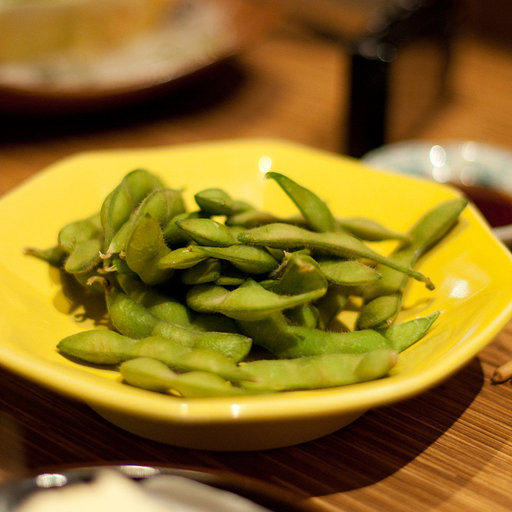
#> input picture data/input/edamame/images/1037870.jpg, 512 x 512 px
$ python -i sobel.py   (imports and definitions only)   (older library calls are emulated)
#> lines starting #> are read from the running program, lines starting #| are printed output that depends on the picture
import cv2
import numpy as np


def apply_sobel(image):
    """
    Apply Sobel edge detection to highlight image edges.

    The Sobel operator computes gradients in the X and Y directions.
    """

    if image is None:
        raise ValueError("Input image is None")

    # Convert to grayscale for edge detection
    gray = cv2.cvtColor(image, cv2.COLOR_RGB2GRAY)
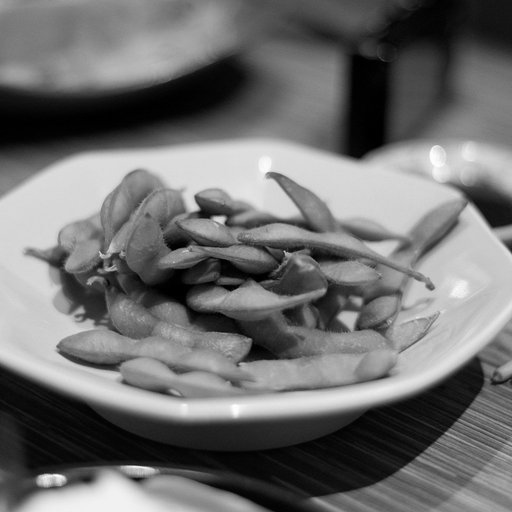
#> gray: shape (512, 512); min 0, max 255, mean 111.4

    # Sobel gradients
    grad_x = cv2.Sobel(gray, cv2.CV_64F, 1, 0, ksize=3)
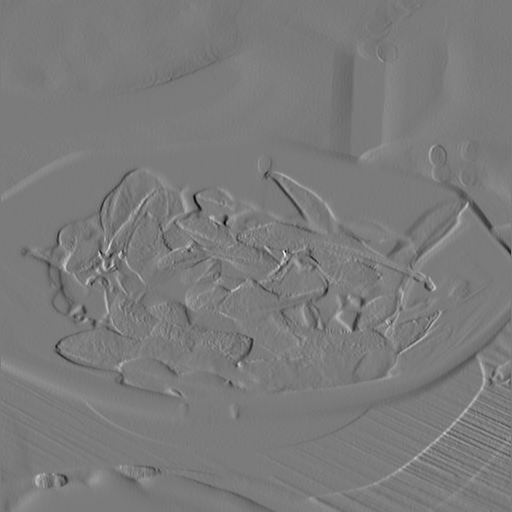
#> grad_x: shape (512, 512) float64; min -488, max 523, mean 0.1; drawn with min black and max white
    grad_y = cv2.Sobel(gray, cv2.CV_64F, 0, 1, ksize=3)
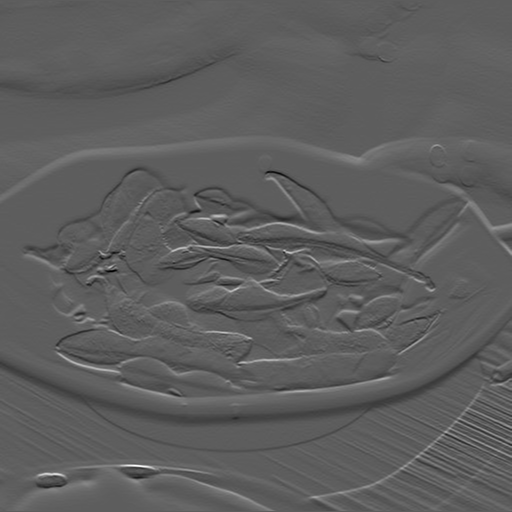
#> grad_y: shape (512, 512) float64; min -495, max 848, mean 0.9; drawn with min black and max white

    # Magnitude of gradient
    magnitude = cv2.magnitude(grad_x, grad_y)
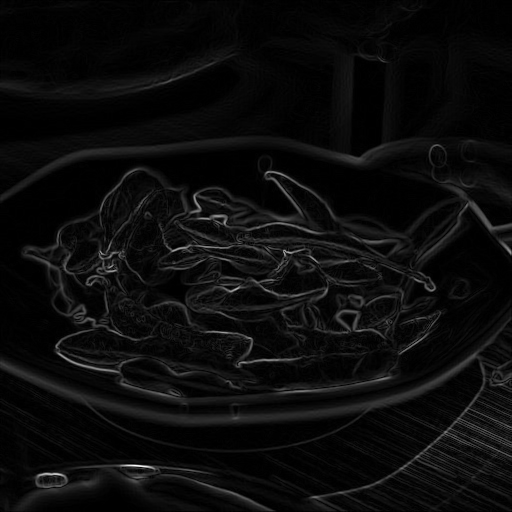
#> magnitude: shape (512, 512) float64; min 0, max 849.8, mean 39.7; drawn with min black and max white

    # Normalize and convert back to uint8
    magnitude = cv2.normalize(
        magnitude, None, 0, 255, cv2.NORM_MINMAX
    )

    # Convert back to 3-channel image
    edge_3ch = cv2.cvtColor(
        magnitude.astype(np.uint8), cv2.COLOR_GRAY2RGB
    )

    return edge_3ch

>>> import cv2
>>> picture = cv2.cvtColor(cv2.imread('../data/input/edamame/images/1037870.jpg'), cv2.COLOR_BGR2RGB)
>>> result = apply_sobel(picture)

$ run again, on data/input/edamame/images/105879.jpg
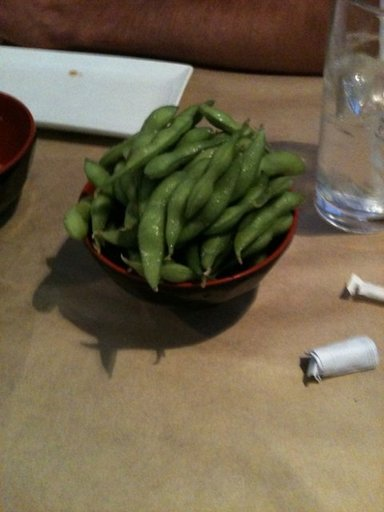
#> input picture data/input/edamame/images/105879.jpg, 384 x 512 px
#> in apply_sobel, `grad_y = cv2.Sobel(gray, cv2.CV_64F, 0, 1, ksize=3)`:
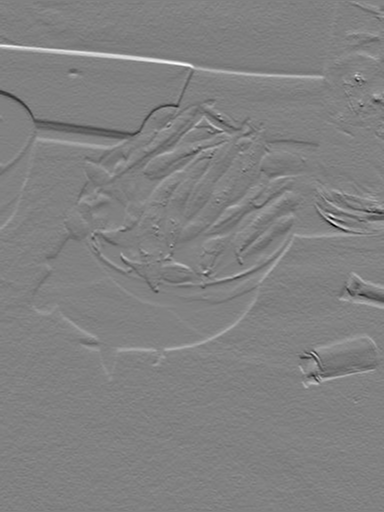
#> grad_y: shape (512, 384) float64; min -538, max 525, mean 1.3; drawn with min black and max white
#> in apply_sobel, `magnitude = cv2.magnitude(grad_x, grad_y)`:
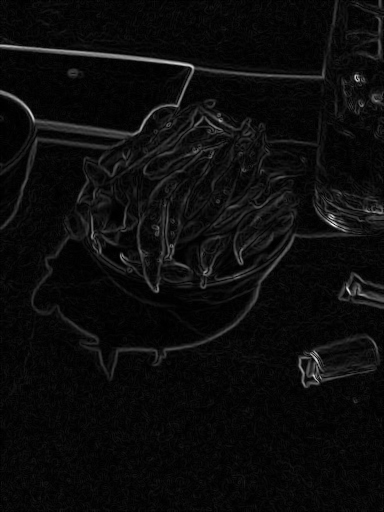
#> magnitude: shape (512, 384) float64; min 0, max 638.7, mean 31; drawn with min black and max white

$ run again, on data/input/edamame/images/1079176.jpg
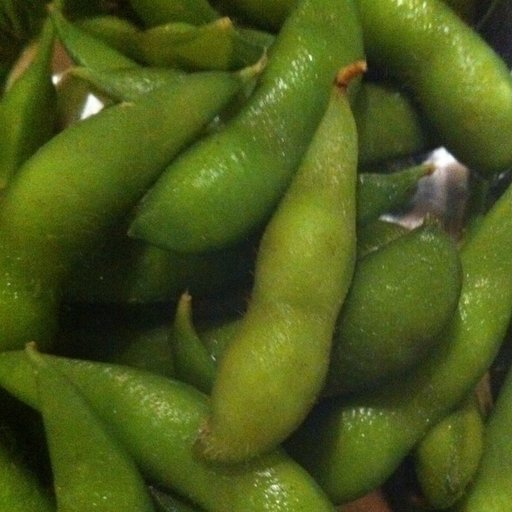
#> input picture data/input/edamame/images/1079176.jpg, 512 x 512 px
#> in apply_sobel, `grad_y = cv2.Sobel(gray, cv2.CV_64F, 0, 1, ksize=3)`:
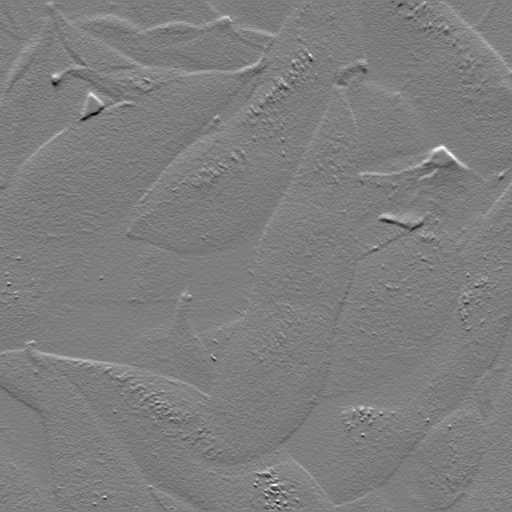
#> grad_y: shape (512, 512) float64; min -405, max 411, mean 0.1; drawn with min black and max white
#> in apply_sobel, `magnitude = cv2.magnitude(grad_x, grad_y)`:
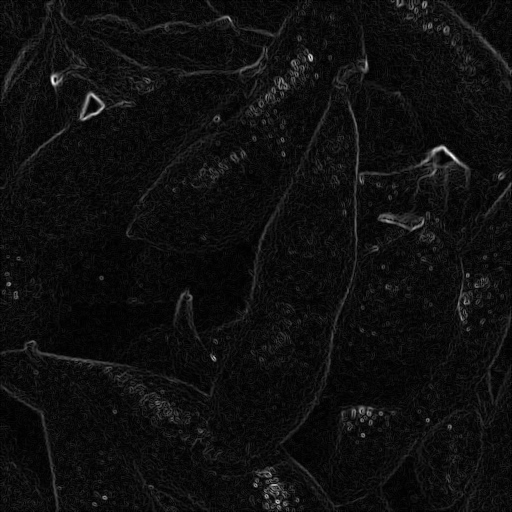
#> magnitude: shape (512, 512) float64; min 0, max 556.6, mean 33.1; drawn with min black and max white

$ run again, on data/input/edamame/images/1093568.jpg
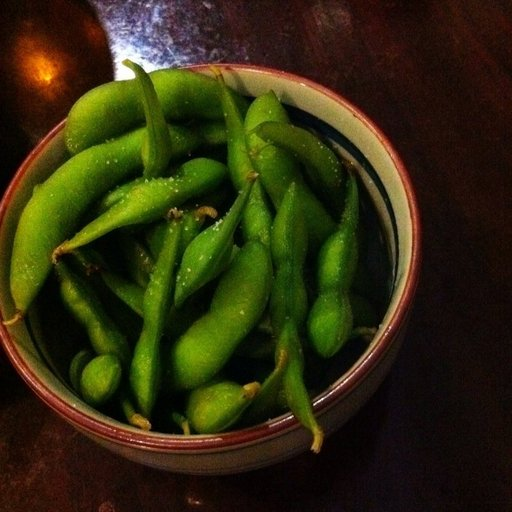
#> input picture data/input/edamame/images/1093568.jpg, 512 x 512 px
#> in apply_sobel, `grad_y = cv2.Sobel(gray, cv2.CV_64F, 0, 1, ksize=3)`:
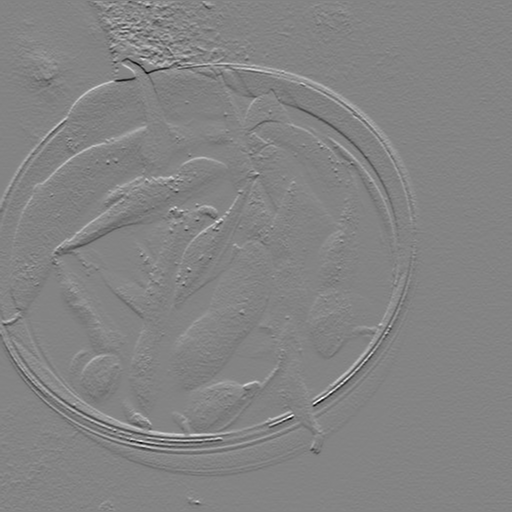
#> grad_y: shape (512, 512) float64; min -721, max 672, mean -0.2; drawn with min black and max white
#> in apply_sobel, `magnitude = cv2.magnitude(grad_x, grad_y)`:
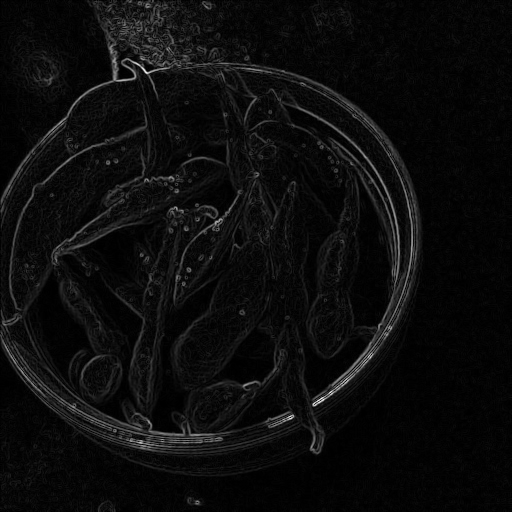
#> magnitude: shape (512, 512) float64; min 0, max 827.4, mean 41.2; drawn with min black and max white
